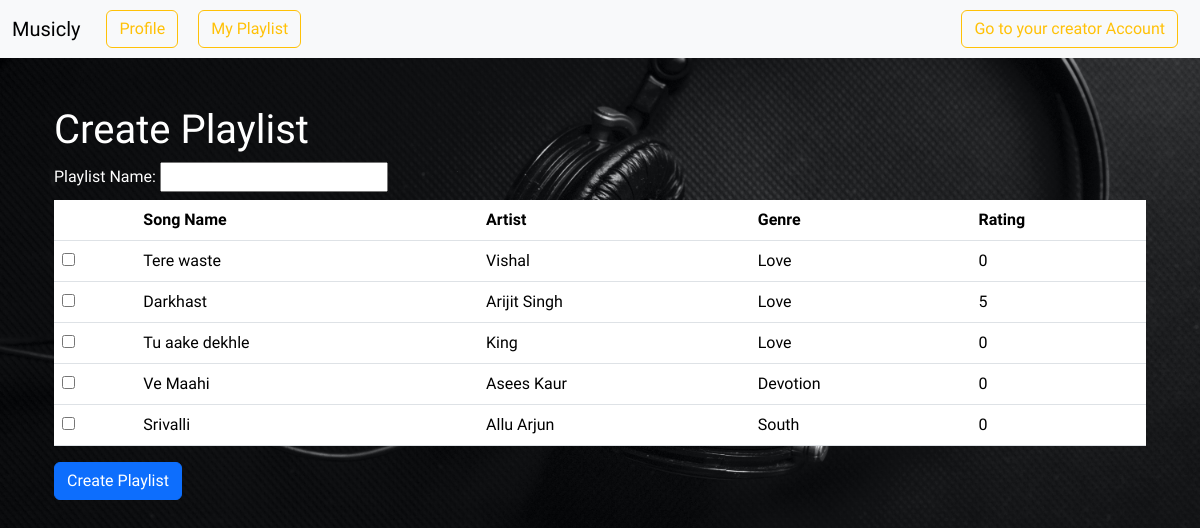
/createPlaylist (signed in), run on an earlier commit of the app's database.
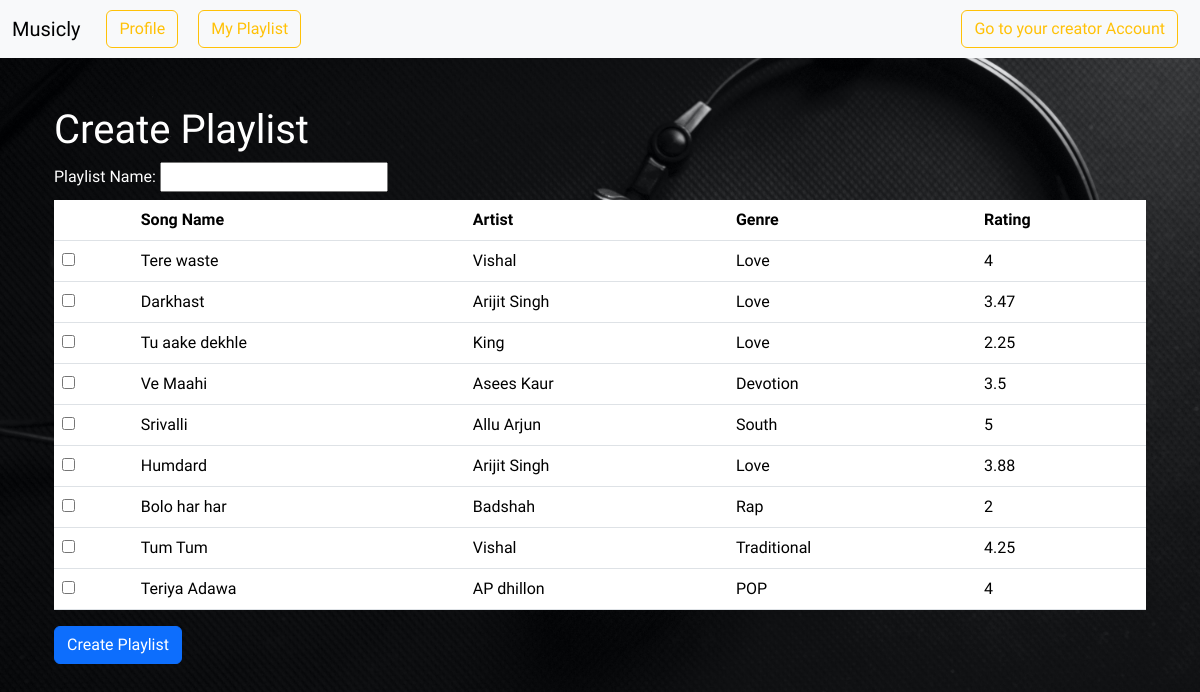
And on a later commit of the database.
### models.py (models this page shows)
class Songs(db.Model):
    __tablename__ = 'Songs'
    id = db.Column(db.Integer, primary_key = True)
    name = db.Column(db.String(120), nullable=False)
    artist = db.Column(db.String(32))
    lyrics = db.Column(db.String(1024), nullable = False)
    rating = db.Column(db.Integer, nullable = False, default=0)
    genre = db.Column(db.String(26), nullable=False)
    filename = db.Column(db.String(255), nullable=False)
    imagepath = db.Column(db.String(255), nullable=False)
    album_id = db.Column(db.Integer, db.ForeignKey('Album.id'), nullable = False)
    CreatorId = db.Column(db.Integer, db.ForeignKey('User.id'), nullable = False)

### routes.py (the view)
@app.route('/createPlaylist')
@auth_required
def createPlaylist():
    songs = Songs.query.all()
    return render_template("createPlaylist.html", songs = songs, user = User.query.get(session["user_id"]))

### routes.py (called while the page is built)
def auth_required(func):
    @wraps(func)
    def inner(*args, **kwargs):
        if "user_id" not in session:
            flash("Login required.", 'danger')
            return redirect(url_for("login"))
        return func(*args, **kwargs)
    return inner

### templates/createPlaylist.html (shortened to what this page needs)
{% extends 'layout.html' %}
{% block content %}
    <div class="container mt-5">
        <h1>Create Playlist</h1>
        <form action="/submit-playlist" method="post">
            <div class="form-group pn">
                <label for="playlistName" class="mr-2">Playlist Name:</label>
                <input type="text" id="playlistName" name="playlistName" required>
            </div>
            <table class="table">
                <thead>
                    <tr>
                        <th></th>
                        <th>Song Name</th>
                        <th>Artist</th>
                        <th>Genre</th>
                        <th>Rating</th>
                    </tr>
                </thead>
                <tbody>
                    {% for song in songs %}
                        <tr>
                            <td><input type="checkbox" name="selectedSongs" value="{{song.id}}"></td>
                            <td>{{song.name}}</td>
                            <td>{{song.artist}}</td>
                            <td>{{song.genre}}</td>
                            <td>{{song.rating}}</td>
                        </tr>
                    {% endfor %}
                </tbody>
            </table>
            <button type="submit" class="btn btn-primary">Create Playlist</button>
        </form>
    </div>
{% endblock %}

What changed in the data, as far as the page shows it:
changed Songs "Tere waste": rating "0" → "4"
changed Songs "Darkhast": rating "5" → "3.47"
changed Songs "Tu aake dekhle": rating "0" → "2.25"
changed Songs "Ve Maahi": rating "0" → "3.5"
changed Songs "Srivalli": rating "0" → "5"
added Songs: name "Humdard", artist "Arijit Singh", genre "Love", rating "3.88"
added Songs: name "Bolo har har", artist "Badshah", genre "Rap", rating "2"
added Songs: name "Tum Tum", artist "Vishal", genre "Traditional", rating "4.25"
added Songs: name "Teriya Adawa", artist "AP dhillon", genre "POP", rating "4"
